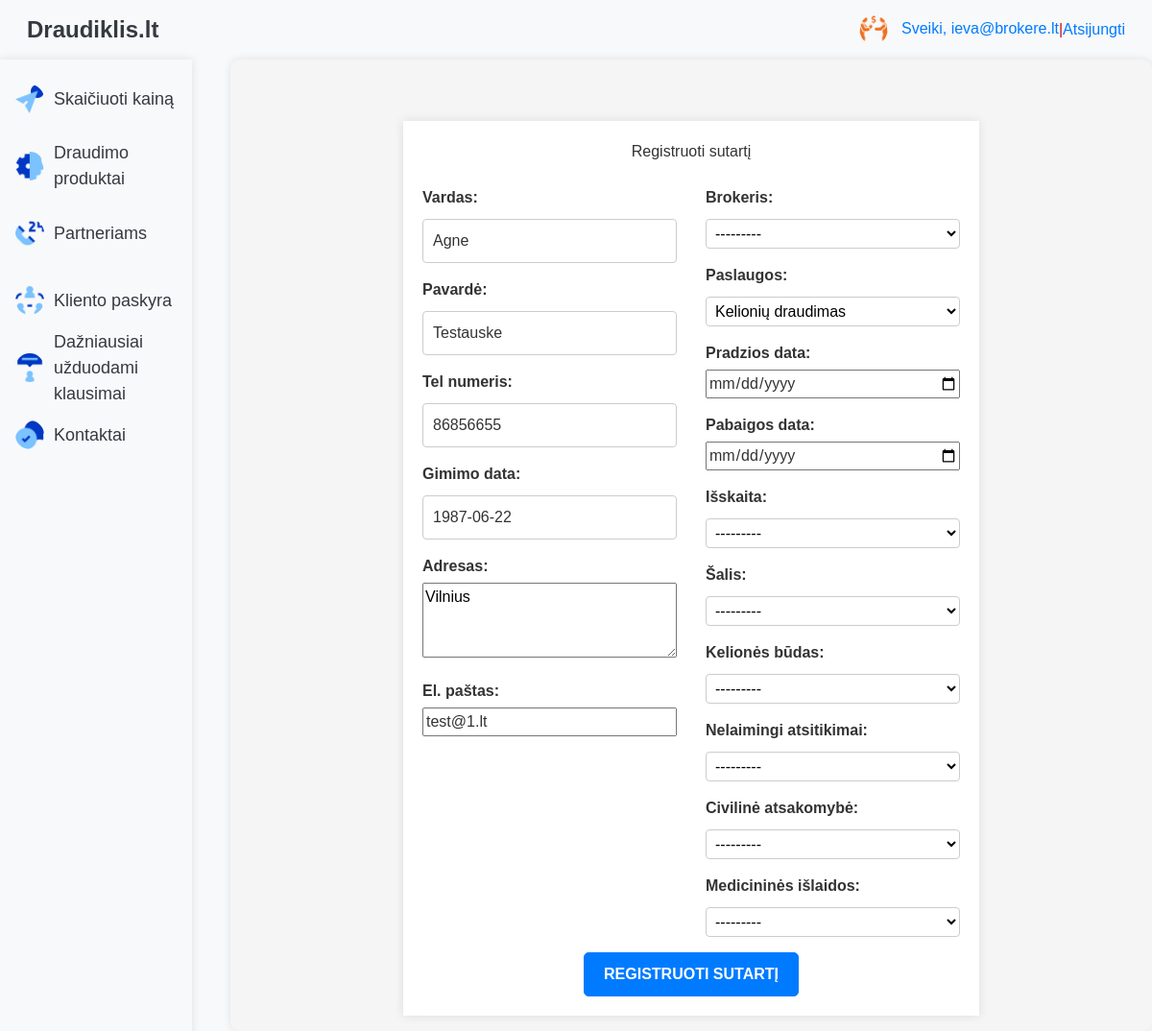
The app's page /app/register_policy/ (signed in), older data.
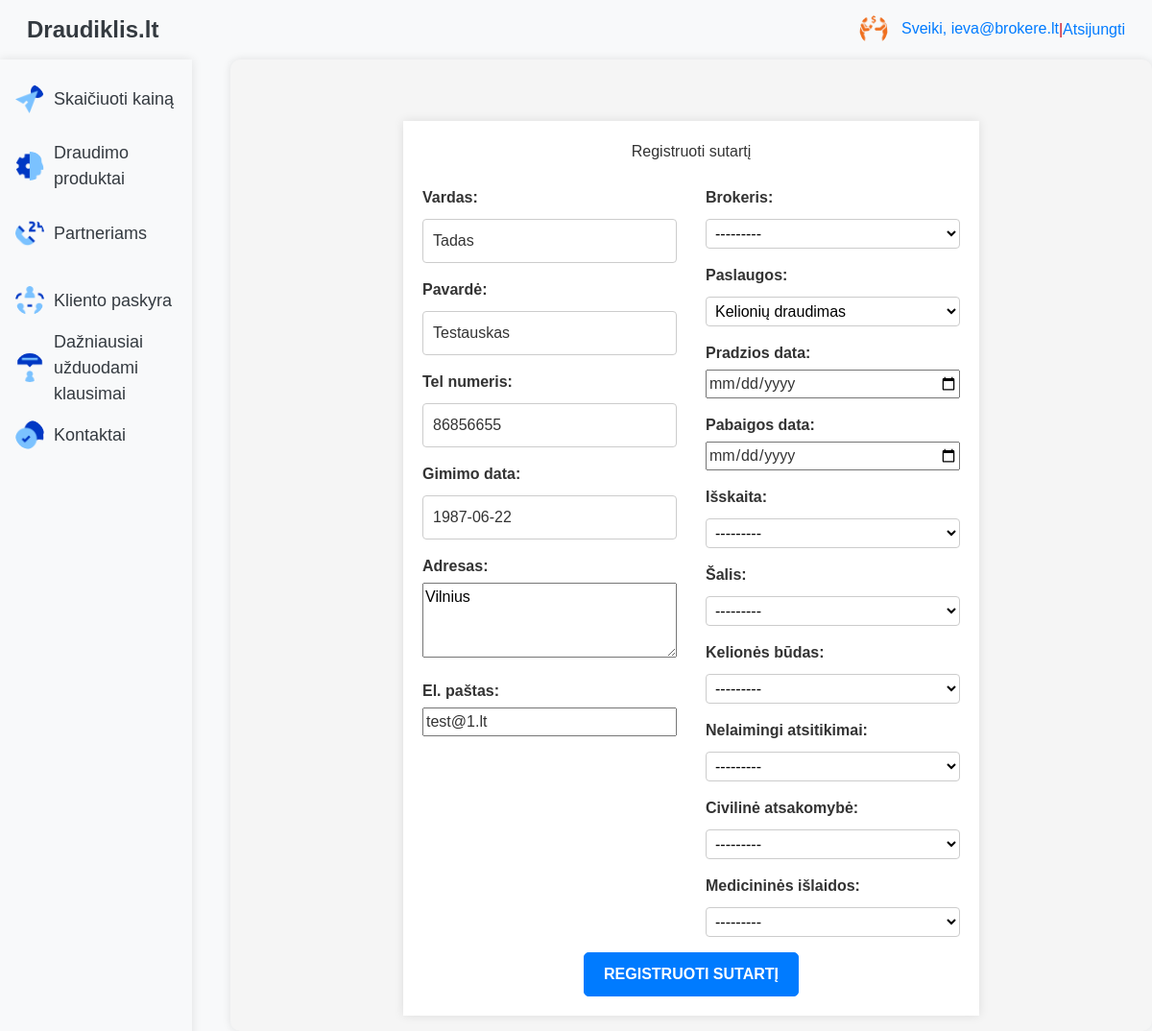
The same page, newer data.
### app/models.py (models this page shows, shortened)
class Klientai(models.Model):
    user = models.OneToOneField(User, on_delete=models.CASCADE)  # Susiejimas su vartotojo modeliu
    vardas = models.CharField(max_length=100)  # Kliento vardas
    pavarde = models.CharField(max_length=100)  # Kliento pavardė
    tel_numeris = models.CharField(max_length=15)  # Kliento telefono numeris
    gimimo_data = models.DateField(null=True)  # Kliento gimimo data
    adresas = models.TextField()  # Kliento adresas
    el_pastas = models.EmailField()  # Kliento el. paštas

### app/views.py (the view)
# urls.py: path('register_policy/', views.register_policy, name='register_policy'),  # Poliso registracija
@login_required
def register_policy(request):
    klientai = get_object_or_404(Klientai, user=request.user)
    if request.method == 'POST':
        klientai_form = KlientaiForm(request.POST, instance=klientai)
        polisai_form = PolisaiForm(request.POST)
        if klientai_form.is_valid() and polisai_form.is_valid():
            klientai_form.save()
            policy = polisai_form.save(commit=False)
            policy.klientai = klientai
            trip_duration = (policy.pabaigos_data - policy.pradzios_data).days
            paslaugos_kaina = policy.paslaugos.kaina
            base_cost = paslaugos_kaina * trip_duration
            cover1_cost = base_cost * policy.cover1.na_kof if policy.cover1 else 0
            cover2_cost = base_cost * policy.cover2.civ_kof if policy.cover2 else 0
            cover3_cost = base_cost * policy.cover3.med_kof if policy.cover3 else 0
            iskaita_cost = policy.iskaita.sum
            total_cost = base_cost + cover1_cost + cover2_cost + cover3_cost - iskaita_cost
            policy.price = total_cost
            policy.save()
            request.session['policy_id'] = policy.id
            messages.success(request, 'Policy registered successfully.')
            return redirect('policy_success')
        else:
            print("Form errors:", klientai_form.errors, polisai_form.errors)
    else:
        klientai_form = KlientaiForm(instance=klientai)
        policy_data = request.session.get('policy_data', {})
        if policy_data:
            polisai_form = PolisaiForm(initial=policy_data)
        else:
            polisai_form = PolisaiForm()
    return render(request, 'register_policy.html', {'klientai_form': klientai_form, 'polisai_form': polisai_form})

### app/forms.py
class KlientaiForm(forms.ModelForm):
    class Meta:
        model = Klientai  # Nustato, kad ši forma naudoja Klientai modelį
        fields = ['vardas', 'pavarde', 'tel_numeris', 'gimimo_data', 'adresas',
                  'el_pastas']  # Nurodo, kurie modelio laukai bus naudojami formoje
        labels = {
            'vardas': 'Vardas',  # Pakeičia 'vardas' lauko etiketę
            'pavarde': 'Pavardė',  # Pakeičia 'pavarde' lauko etiketę
            'tel_numeris': 'Tel numeris',  # Pakeičia 'tel_numeris' lauko etiketę
            'gimimo_data': 'Gimimo data',  # Pakeičia 'gimimo_data' lauko etiketę
            'adresas': 'Adresas',  # Pakeičia 'adresas' lauko etiketę
            'el_pastas': 'El. paštas',  # Pakeičia 'el_pastas' lauko etiketę
        }
        widgets = {
            'adresas': forms.Textarea(attrs={'rows': 3, 'cols': 40}),
        }

### app/models.py (called while the page is built)
    def __str__(self):
        return f"{self.vardas} {self.pavarde} - {self.imones_pavadinimas}"

    def __str__(self):
        return self.pavadinimas

    def __str__(self):
        return f"Nelaimingi atsitikimai (Suma: {self.na_sum})"

    def __str__(self):
        return f"Civilinė atsakomybė (Suma: {self.civ_sum})"

### app/templates/register_policy.html (shortened to what this page needs)
{% extends "base.html" %}
{% block content %}
<div class="container mt-5">
    <h1 class="text-center mb-4">Registruoti sutartį</h1>
    <form method="post" class="row g-3">
        <div class="col-md-6">
            <div class="form-group mb-3">
                {{ klientai_form.vardas.label_tag }}
                {{ klientai_form.vardas }}
            </div>
            <div class="form-group mb-3">
                {{ klientai_form.pavarde.label_tag }}
                {{ klientai_form.pavarde }}
            </div>
            <div class="form-group mb-3">
                {{ klientai_form.tel_numeris.label_tag }}
                {{ klientai_form.tel_numeris }}
            </div>
            <div class="form-group mb-3">
                {{ klientai_form.gimimo_data.label_tag }}
                {{ klientai_form.gimimo_data }}
            </div>
            <div class="form-group mb-3">
                {{ klientai_form.adresas.label_tag }}
                {{ klientai_form.adresas }}
            </div>
            <div class="form-group mb-3">
                {{ klientai_form.el_pastas.label_tag }}
                {{ klientai_form.el_pastas }}
            </div>
        </div>
        <div class="col-md-6">
            <div class="form-group mb-3">
                {{ polisai_form.brokeriai.label_tag }}
                {{ polisai_form.brokeriai }}
            </div>
            <div class="form-group mb-3">
                {{ polisai_form.paslaugos.label_tag }}
                {{ polisai_form.paslaugos }}
            </div>
            <div class="form-group mb-3">
                {{ polisai_form.pradzios_data.label_tag }}
                {{ polisai_form.pradzios_data }}
            </div>
            <div class="form-group mb-3">
                {{ polisai_form.pabaigos_data.label_tag }}
                {{ polisai_form.pabaigos_data }}
            </div>
            <div class="form-group mb-3">
                {{ polisai_form.iskaita.label_tag }}
                {{ polisai_form.iskaita }}
            </div>
            <div class="form-group mb-3">
                {{ polisai_form.country.label_tag }}
                {{ polisai_form.country }}
            </div>
            <div class="form-group mb-3">
                {{ polisai_form.travel_mode.label_tag }}
                {{ polisai_form.travel_mode }}
            </div>
            <div class="form-group mb-3">
                {{ polisai_form.cover1.label_tag }}
                {{ polisai_form.cover1 }}
            </div>
            <div class="form-group mb-3">
                {{ polisai_form.cover2.label_tag }}
                {{ polisai_form.cover2 }}
            </div>
            <div class="form-group mb-3">
                {{ polisai_form.cover3.label_tag }}
                {{ polisai_form.cover3 }}
            </div>
        </div>
        <div class="col-12 text-center">
            <button type="submit" class="btn btn-primary">Registruoti sutartį</button>
        </div>
    </form>
</div>
{% endblock %}

Row changes from the older to the newer data that the page shows:
changed Klientai "Vilnius": vardas "Agne" → "Tadas"; pavarde "Testauske" → "Testauskas"
